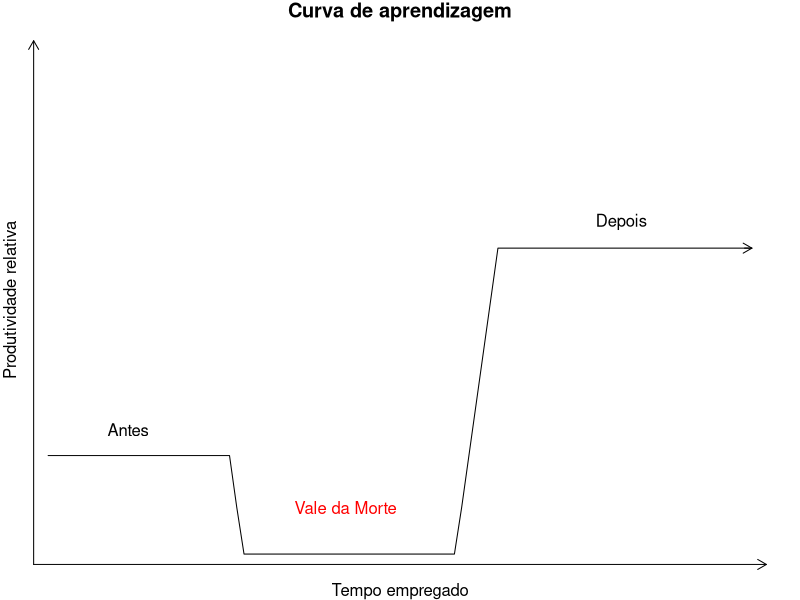
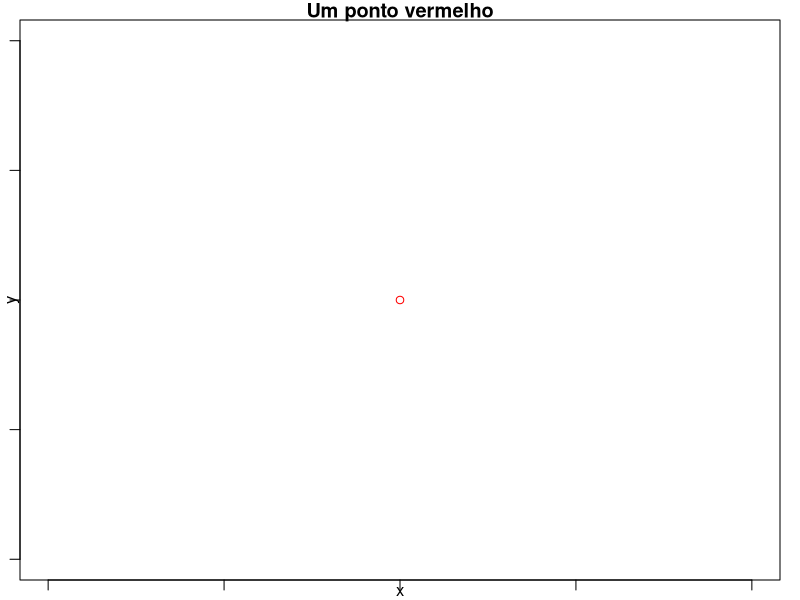

These figures' R source, in order:
## ---- chunk 1
y0 <- 0.2
y <- c(rep(y0, 25), seq(y0, 0.1, -0.1), rep(0.01, 30), seq(0.1, y0 * 3, 0.1), rep(y0 * 3, 35))
x <- 1:length(y)
par(mgp = c(0, 1, 0), mar = rep(1, 4))
plot(y ~ x, type = "l", main = "Curva de aprendizagem", xlab = "Tempo empregado", 
     ylab = "Produtividade relativa", ylim = c(0, 1), axes = FALSE)
text(42, 0.1, "Vale da Morte", col = "red")
text(12, 0.25, "Antes")
text(80, 0.65, "Depois")
arrows(-1, -0.01, 100, -0.01, length = 0.1)
arrows(-1, -0.01, -1, 1, length = 0.1)
arrows(x[length(x)- 1], y[length(y)], x[length(x)], y[length(y)], length = 0.1)
## ---- chunk 2
knitr::include_url("http://www.r-project.org/")
## ---- chunk 3
# As quatro operações matemáticas básicas:
2+3   # soma
5 * 5 # multiplicação
25/5  # divisão 
5 - 3 # subtração

# Três operações matemáticas úteis:
2^2          # Potenciação (ou exponenciação)
log(x = 4)   # Função logarítmica
sqrt(x = 25) # Raiz quadrada
## ---- chunk 4
plot(x = 25, y = 25, col = "red", main = "Um ponto vermelho", xlab = "x", ylab = "y")
## ---- chunk 5
# A palavra-chave 'soma' é usada para definir uma função que computa
# e retorna como resultado `res` a soma de dois valores numéricos.
# A estrutura de uma função aparece, sempre, entre '{' e '}'.
soma <- 
  function (x, y) { 
    res <- x + y
    return (res)
    }
soma(x = 2, y = 2)
## ---- chunk 6
# Definindo dois objetos vetoriais
# Note que quando criamos uma sequência ordenada de valores podemos 
# simplesmente usar o símbolo ':' entre o menor e o maior valor da 
# sequência ao invés de declarar todos os seus valores.
x <- 1:5
y <- c(2, 4, 3, 5, 7)
x
y
## ---- chunk 7
# Calibração de um modelo de regressão linear
# Note que é possível usar simbolos como '.' e '_' na construção de 
# uma palavra-chave identificadora de objeto (ou função).
meu.modelo_linear <- lm(y ~ x)
meu.modelo_linear
## ---- chunk 8
knitr::include_url("https://cloud.r-project.org/web/packages/available_packages_by_name.html")
## ---- chunk 9
# Sequência de operações usando objetos temporários
x <- exp(25)
y <- sqrt(x)
z <- log(y)
z
rm(x, y)
gc()
## ---- chunk 10
# Sequência de operações usando funções aninhadas
z <- log(sqrt(exp(25)))
z
## ---- chunk 11
library(magrittr)
## ---- chunk 12
# Sequência de operações usando os operadores %>% e %T>%
z <- exp(25) %>% sqrt() %>% log() %T>% print()
